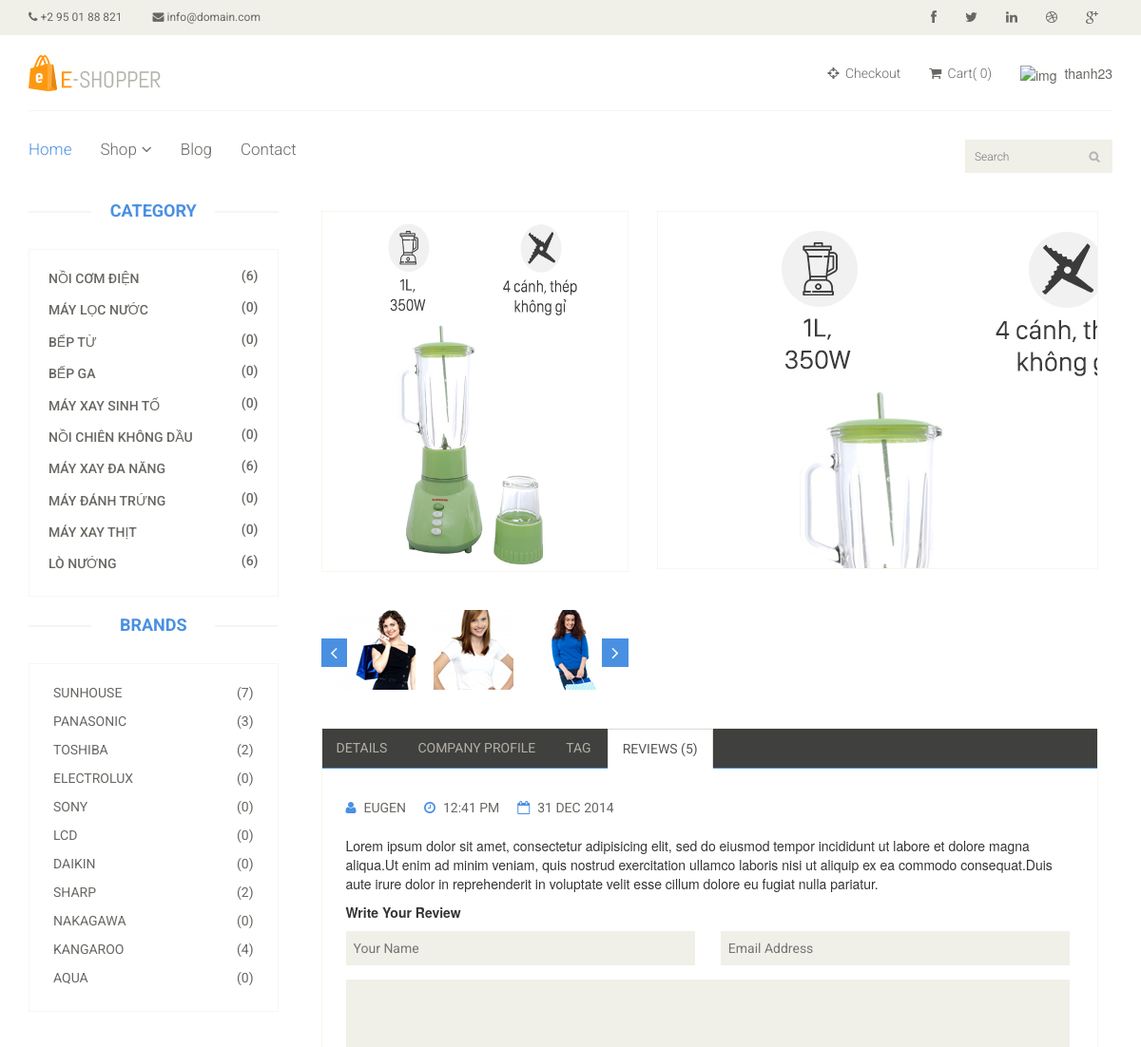
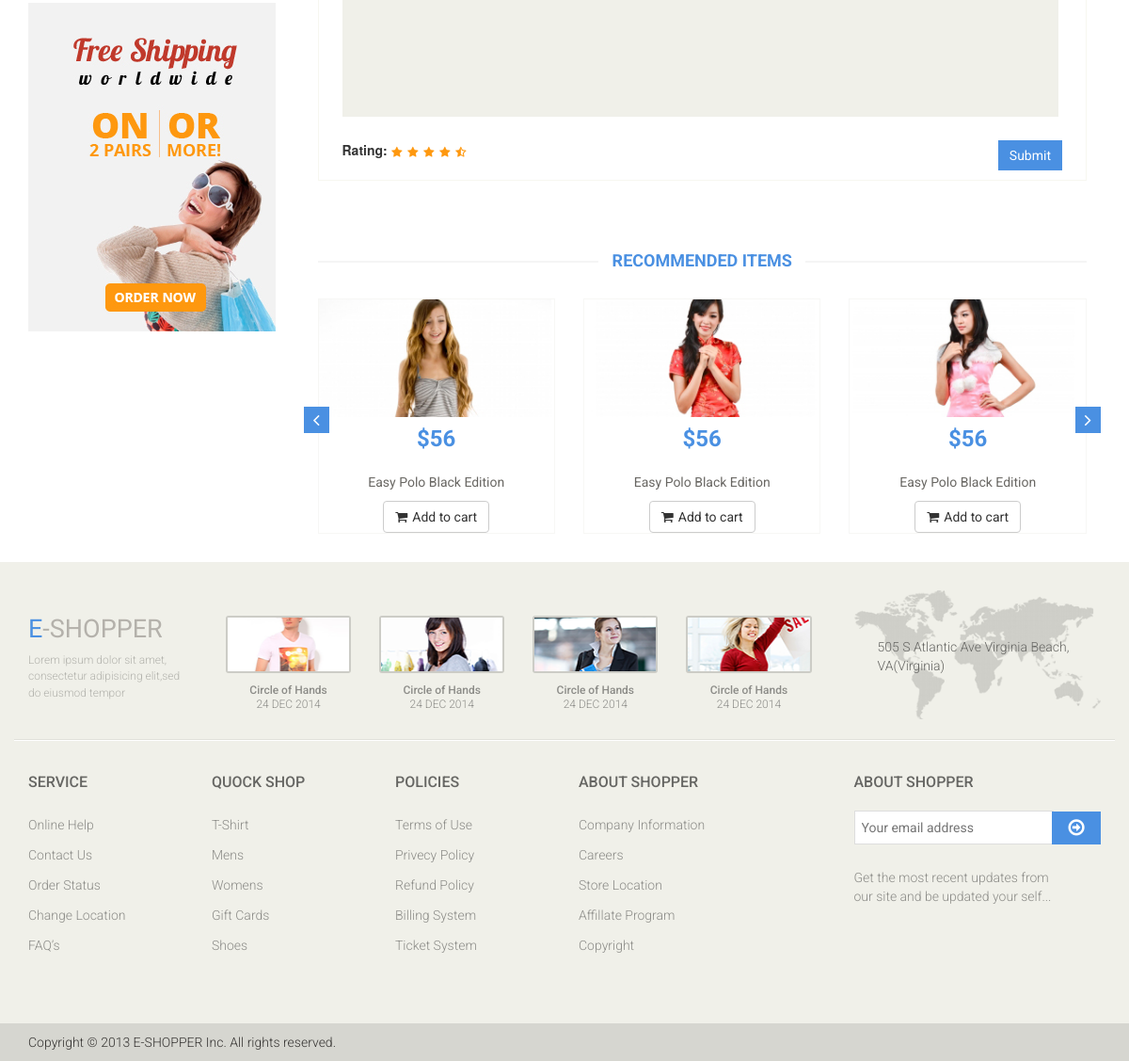
Screenshot of /Controller/--front/product/product.php?id=8 (signed in) with the database file from the repository (2 pictures, top to bottom).
### tables this page shows
CREATE TABLE `tbl_category` (
  `id_category` int(11) NOT NULL,
  `name` varchar(150) NOT NULL,
  `category_code` varchar(150) NOT NULL,
  `image` varchar(150) NOT NULL,
  `create_date` timestamp NOT NULL DEFAULT current_timestamp() ON UPDATE current_timestamp(),
  `user` varchar(150) NOT NULL,
  `status_category` enum('0','1') NOT NULL
);

CREATE TABLE `tbl_brand` (
  `id_brand` int(11) NOT NULL,
  `numerical order` int(100) NOT NULL,
  `brand_code` varchar(150) NOT NULL,
  `image` varchar(150) NOT NULL,
  `name` varchar(150) NOT NULL,
  `user` varchar(150) NOT NULL,
  `date` varchar(150) NOT NULL,
  ` function` text NOT NULL,
  `status_brand` enum('0','1') NOT NULL
);

CREATE TABLE `tbl_product` (
  `id_product` int(11) NOT NULL,
  `name` varchar(150) NOT NULL,
  `product_code` varchar(150) NOT NULL,
  `amount` int(100) NOT NULL,
  `status` enum('còn hàng','hết hàng') NOT NULL,
  `id_category` int(11) NOT NULL,
  `id_brand` int(11) NOT NULL,
  `sale_price` float NOT NULL,
  `price` float NOT NULL,
  `user` varchar(150) NOT NULL,
  `image` varchar(150) NOT NULL,
  `description` text NOT NULL,
  `status_product` enum('0','1') NOT NULL
);

### Controller/--front/product/product.php (called while the page is built, shortened)
<?php
require '../../../connect/database.php';
require '../../../models/--front/shop.php';
if(isset($_GET['id'])){
    $id_product=$_GET['id'];
}
$query = mysqli_query($conn,"SELECT * FROM tbl_product WHERE id_product =$id_product");
if($query){
$product_id=mysqli_fetch_assoc($query);
}
$id_brand=$product_id['id_brand'];
$brand_id=mysqli_query($conn,"SELECT * FROM tbl_brand WHERE id_brand=$id_brand" );
$brand_id=mysqli_fetch_assoc($brand_id);
$item =[
    'id'=>$product_id['id_product'],
    'name'=>$product_id['name'],
    'image'=>$product_id['image'],
    'price'=>$product_id['price'],
    'name_brand'=>$brand_id['name'],
    'description'=>$product_id['description'],
];
$product_detail = $item;
$brand = get_shop_brand($conn);
$category = get_shop_category($conn);
require '../../../view/--front/product-detail/product-detail.php';
?>

### models/--front/shop.php (called while the page is built, shortened)
<?php
function get_shop_category($conn){
    $category =  mysqli_query($conn, "SELECT * FROM tbl_category WHERE status_category='0'");
    return $category;
}
function get_shop_brand($conn){
    $brand =  mysqli_query($conn, "SELECT * FROM tbl_brand WHERE status_brand='0'");
    return $brand;
}
?>

### view/--front/product-detail/product-detail.php (the view, shortened to what this page needs)
<?php
require '../../../layout/--front/header.php';
?>
<section>
	<div class="container">
	<div class="row">
			<div class="col-sm-3">
			<div class="left-sidebar">
					<h2>Category</h2>
					<div class="panel-group category-products" id="accordian">
						<?php foreach ($category as $key => $value_category) :
							$num_category = $value_category['id_category'];
							$num_product_category =  mysqli_query($conn, "SELECT * FROM tbl_product WHERE id_category = $num_category"); ?>
							<div class="panel panel-default">
								<div class="panel-heading">
									<h4 class="panel-title">
										<a href="../../../Controller/--front/shop/shop_category.php?san-pham=<?php
																										echo $value_category['name'];
																										?>">
											<span class="pull-right">(<?php echo mysqli_num_rows($num_product_category) ?>)</span><?php echo $value_category['name'] ?>
										</a>
									</h4>
								</div>
							</div>
						<?php endforeach ?>
					</div>
					<div class="brands_products">
						<h2>Brands</h2>
						<div class="brands-name">
							<?php foreach ($brand as $key => $value_brand) :
								$num_brand = $value_brand['id_brand'];
								$num_product_brand =  mysqli_query($conn, "SELECT * FROM tbl_product WHERE id_brand = $num_brand"); ?>
								<ul class="nav nav-pills nav-stacked">
									<li><a href=""> <span class="pull-right">(<?php echo mysqli_num_rows($num_product_brand) ?>)</span><?php echo $value_brand['name'] ?></a></li>
								</ul>
							<?php endforeach ?>
						</div>
					</div>
					<div class="shipping text-center">
						<img src="../../public/images/home/shipping.jpg" alt="" />
					</div>
				</div>
			</div>
			<div class="col-sm-9 padding-right">
				<div class="product-details">
					<div class="col-sm-5">
						<div class="view-product">
							<img src="../../../<?php echo $product_detail['image']; ?>" alt="" />
						</div>
						<div id="similar-product" class="carousel slide" data-ride="carousel">
							<div class="carousel-inner">
								<div class="item active">
									<a href=""><img src="../../public/images/product-details/similar1.jpg" alt=""></a>
									<a href=""><img src="../../public/images/product-details/similar2.jpg" alt=""></a>
									<a href=""><img src="../../public/images/product-details/similar3.jpg" alt=""></a>
								</div>
							</div>
							<a class="left item-control" href="#similar-product" data-slide="prev">
								<i class="fa fa-angle-left"></i>
							</a>
							<a class="right item-control" href="#similar-product" data-slide="next">
								<i class="fa fa-angle-right"></i>
							</a>
						</div>
					</div>
					<div class="col-sm-7">
						<div class="product-information">
							<form method="GET" action="../../../Controller/--front/cart/cart.php">
								<img src="../../<?php echo $product_detail ['image']; ?>" class="newarrival" alt="" />
								<h2><?php echo $product_detail ['name']; ?></h2>
								<p>Web ID: <?php echo $product_detail ['id']; ?></p>
								<span>
									<span><?php echo $product_detail ['price']; ?> đ</span>
									<label>Quantity:</label>
									<button type="submit" class="btn btn-fefault cart">
									</button>
								</span>
								<p><b>Brand:</b> <?php echo $product_detail ['name_brand']; ?></p>
								<p><b>Description:</b> <?php echo $product_detail ['description']; ?></p>
								<a href=""><img src="../../public/images/product-details/share.png" class="share img-responsive" alt="" /></a>
							</form>
						</div>
					</div>
				</div>
				<div class="category-tab shop-details-tab">
					<div class="col-sm-12">
						<ul class="nav nav-tabs">
							<li><a href="#details" data-toggle="tab">Details</a></li>
							<li><a href="#companyprofile" data-toggle="tab">Company Profile</a></li>
							<li><a href="#tag" data-toggle="tab">Tag</a></li>
							<li class="active"><a href="#reviews" data-toggle="tab">Reviews (5)</a></li>
						</ul>
					</div>
					<div class="tab-content">
						<div class="tab-pane fade active in" id="reviews">
							<div class="col-sm-12">
								<ul>
									<li><a href=""><i class="fa fa-user"></i>EUGEN</a></li>
									<li><a href=""><i class="fa fa-clock-o"></i>12:41 PM</a></li>
									<li><a href=""><i class="fa fa-calendar-o"></i>31 DEC 2014</a></li>
								</ul>
								<p>Lorem ipsum dolor sit amet, consectetur adipisicing elit, sed do eiusmod tempor incididunt ut labore et dolore magna aliqua.Ut enim ad minim veniam, quis nostrud exercitation ullamco laboris nisi ut aliquip ex ea commodo consequat.Duis aute irure dolor in reprehenderit in voluptate velit esse cillum dolore eu fugiat nulla pariatur.</p>
								<p><b>Write Your Review</b></p>
								<form action="#">
									<span>
										<input type="text" placeholder="Your Name" />
										<input type="email" placeholder="Email Address" />
									</span>
									<textarea name=""></textarea>
									<b>Rating: </b> <img src="../../public/images/product-details/rating.png" alt="" />
									<button type="button" class="btn btn-default pull-right">
										Submit
									</button>
								</form>
							</div>
						</div>
					</div>
				</div>
				<div class="recommended_items">
					<h2 class="title text-center">recommended items</h2>
					<div id="recommended-item-carousel" class="carousel slide" data-ride="carousel">
						<div class="carousel-inner">
							<div class="item active">
								<div class="col-sm-4">
									<div class="product-image-wrapper">
										<div class="single-products">
											<div class="productinfo text-center">
												<img src="../../public/images/home/recommend1.jpg" alt="" />
												<h2>$56</h2>
												<p>Easy Polo Black Edition</p>
												<button type="button" class="btn btn-default add-to-cart"><i class="fa fa-shopping-cart"></i>Add to cart</button>
											</div>
										</div>
									</div>
								</div>
								<div class="col-sm-4">
									<div class="product-image-wrapper">
										<div class="single-products">
											<div class="productinfo text-center">
												<img src="../../public/images/home/recommend2.jpg" alt="" />
												<h2>$56</h2>
												<p>Easy Polo Black Edition</p>
												<button type="button" class="btn btn-default add-to-cart"><i class="fa fa-shopping-cart"></i>Add to cart</button>
											</div>
										</div>
									</div>
								</div>
								<div class="col-sm-4">
									<div class="product-image-wrapper">
										<div class="single-products">
											<div class="productinfo text-center">
												<img src="../../public/images/home/recommend3.jpg" alt="" />
												<h2>$56</h2>
												<p>Easy Polo Black Edition</p>
												<button type="button" class="btn btn-default add-to-cart"><i class="fa fa-shopping-cart"></i>Add to cart</button>
											</div>
										</div>
									</div>
								</div>
							</div>
						</div>
						<a class="left recommended-item-control" href="#recommended-item-carousel" data-slide="prev">
							<i class="fa fa-angle-left"></i>
						</a>
						<a class="right recommended-item-control" href="#recommended-item-carousel" data-slide="next">
							<i class="fa fa-angle-right"></i>
						</a>
					</div>
				</div>
			</div>
		</div>
	</div>
</section>
<?php
require "../../../layout/--front/footer.php"
?>

### rows the page displays
tbl_category: mysqli_num_rows($num_product_category) "6", name "NỒI CƠM ĐIỆN"
tbl_category: mysqli_num_rows($num_product_category) "0", name "MÁY LỌC NƯỚC"
tbl_category: mysqli_num_rows($num_product_category) "0", name "BẾP TỪ"
tbl_category: mysqli_num_rows($num_product_category) "0", name "BẾP GA"
tbl_category: mysqli_num_rows($num_product_category) "0", name "MÁY XAY SINH TỐ"
tbl_category: mysqli_num_rows($num_product_category) "0", name "NỒI CHIÊN KHÔNG DẦU"
tbl_category: mysqli_num_rows($num_product_category) "6", name "MÁY XAY ĐA NĂNG"
tbl_category: mysqli_num_rows($num_product_category) "0", name "MÁY ĐÁNH TRỨNG"
tbl_category: mysqli_num_rows($num_product_category) "0", name "MÁY XAY THỊT"
tbl_category: mysqli_num_rows($num_product_category) "6", name "LÒ NƯỚNG"
tbl_brand: mysqli_num_rows($num_product_brand) "7", name "SUNHOUSE"
tbl_brand: mysqli_num_rows($num_product_brand) "3", name "PANASONIC"
tbl_brand: mysqli_num_rows($num_product_brand) "2", name "TOSHIBA"
tbl_brand: mysqli_num_rows($num_product_brand) "0", name "ELECTROLUX"
tbl_brand: mysqli_num_rows($num_product_brand) "0", name "SONY"
tbl_brand: mysqli_num_rows($num_product_brand) "0", name "LCD"
tbl_brand: mysqli_num_rows($num_product_brand) "0", name "DAIKIN"
tbl_brand: mysqli_num_rows($num_product_brand) "2", name "SHARP"
tbl_brand: mysqli_num_rows($num_product_brand) "0", name "NAKAGAWA"
tbl_brand: mysqli_num_rows($num_product_brand) "4", name "KANGAROO"
tbl_brand: mysqli_num_rows($num_product_brand) "0", name "AQUA"
tbl_product: image (picture)

### other values shown
total_item($cart) "0"
$tbl_login['username'] "thanh23"
